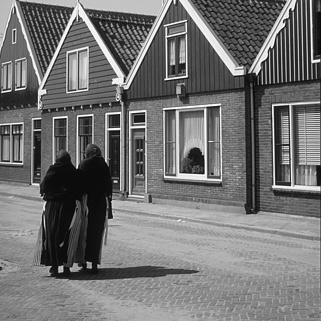
%> input picture Lab02/M-files/i235.png, 321 x 321 px
$ octave main.m   (GNU Octave 9; MATLAB toolbox functions it lacks are replaced by stand-ins)
%> lines starting %> are read from the running program, lines starting %| are printed output that depends on the picture
### Lab02/M-files/noiseGauss.m
%% Gaussian noise
% Add gaussian noise with given standard deviation (stdDev)

function imgGauss = noiseGauss(srcImg, stdDev)

imgGauss = srcImg + stdDev*randn(size(srcImg));

### Lab02/M-files/noiseSP.m
%% Salt & pepper noise
% Add salt & pepper noise with given noise density (noiseDen)

function imgSP = noiseSP(srcImg, noiseDen)

[row,col] = size(srcImg);
maxv = max(max(srcImg)); % research the maximum value of the matrix
noiseMatrix = full(sprand(row,col,noiseDen));
mask0 = noiseMatrix>0 & noiseMatrix<0.5;
mask1 = noiseMatrix>=0.5; % matlab masking technique
imgSP = srcImg.*(~mask0); % ~mask0 is the negation of mask0
imgSP = imgSP.*(~mask1) + maxv*mask1;

### Lab02/M-files/filterMovingAverage.m
%% Moving average
% Remove the noise by using a moving average

function imgFilterAve = filterMovingAverage(srcImg, sizeK)

K = ones(sizeK)/(sizeK^2); % kernel to make the average between neighborhood pixels
imgFilterAve = conv2(srcImg,K,'same'); % 2D convolution

### Lab02/M-files/filterGauss.m
%% Gaussian filter
% Remove the noise by using a low-pass Gaussian filter

function imgFilterGauss = filterGauss(srcImg, sizeH)

sigma = sizeH/6; % the half of the filter size must be three times the standard deviation
H = fspecial('gaussian', sizeH, sigma); % create a Gaussian filter
figure,imagesc(H),title('Gaussian filter image')
figure,surf(H),title('Gaussian filter surface')
imgFilterGauss = imfilter(srcImg, H); % applying filter to the image

### Lab02/M-files/filterMedian.m
%% Median filter
% Remove the noise by using a median filter

function imgMedianFilter = filterMedian(srcImg, sizeM)

imgMedianFilter = medfilt2(srcImg,[sizeM,sizeM]);

### Lab02/M-files/linearFilters.m
%% Linear filters
%
% Various linear filter trasformation
% Method:
% 1 : Impulse kernel
% 2 : Shifted left kernel
% 3 : Sharpening filter

function [imgFiltered, method] = linearFilters(filterSize, img, method)
switch method
    case 1 % Impulse kernel
        center = floor(filterSize/2);
        Kernel = zeros(filterSize);
        Kernel(center, center) = 1;

    case 2 % Shifted left kernel
        center = floor(filterSize/2);
        Kernel = zeros(filterSize);
        Kernel(center, 1) = 1;

    case 3 % Sharpening filter
        center = floor(filterSize/2);
        Kernel = zeros(filterSize);
        Kernel(center, center) = 2;
        Kernel = Kernel - (ones(filterSize)/(filterSize^2));

    otherwise
        disp('ERROR: Insert method between 1 and 3')
        return

end

% 'same' -> Return the central part of the convolution, which is the same
% size as the image
imgFiltered = conv2 (img, Kernel, 'same');

### Lab02/M-files/main.m
clear all
clc
close all

img = imread('i235.png');
%> img is the input picture: size 321x321 uint8; min 3, max 251, mean 114.8
% img = imread('tree.png');
figure
imagesc(img), colormap gray, title('Original image')
figure
imhist(img,256), title('Original image histogram')
xlabel('Gray scale'), ylabel('Number of pixel')

img = double(img);
%> img: size 321x321 double

% Add gaussian noise with given standard deviation
imgGauss = noiseGauss(img, 20);
figure,imagesc(imgGauss),colormap gray, title('Image with Gaussian noise')
figure, imhist(uint8(imgGauss),256), title('Image histogram with Gaussian noise')
xlabel('Gray scale'), ylabel('Number of pixel')
%> after `ylabel('Number of pixel')`:
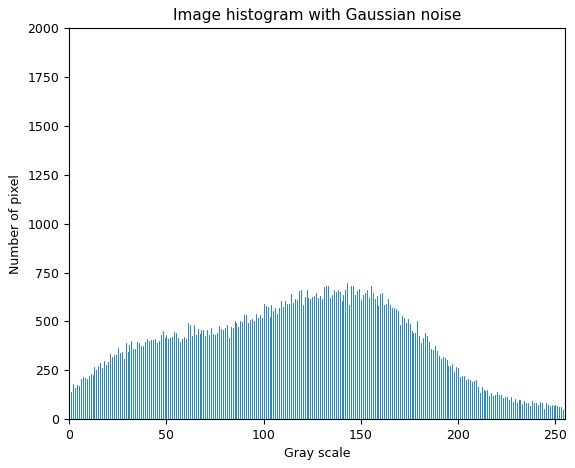
%> figure redrawn from the program's plot data; highest point at x = 0, y = 1996

% Add salt & pepper noise with given noise density
imgSP = noiseSP(img, 0.2);
%> in noiseSP, `maxv = max(max(srcImg));`: maxv = 251
figure,imagesc(imgSP),colormap gray, title('Image with salt & pepper noise')
figure, imhist(uint8(imgSP),256), title('Image histogram with salt & pepper noise')
xlabel('Gray scale'), ylabel('Number of pixel')

% Remove the noise from a image with Gaussian noise by using a moving average
imgFilterAve2 = filterMovingAverage(imgGauss, 3);
figure,imagesc(imgFilterAve2),colormap gray,title('Smoothing by averaging the image with Gaussian noise')
figure, imhist(uint8(imgFilterAve2),256), title('Smoothing by averaging histogram (Gauss)')
xlabel('Gray scale'), ylabel('Number of pixel')

% Remove the noise from a image with salt & pepper noise by using a moving average
imgFilterAve = filterMovingAverage(imgSP, 3);
%> call 2 of filterMovingAverage, with sizeK = 3
%> in filterMovingAverage (call 2), `imgFilterAve = conv2(srcImg,K,'same');`:
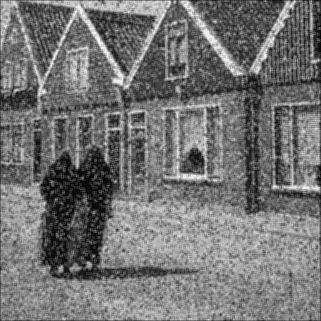
%> imgFilterAve: size 321x321 double; min 5.11, max 246.4, mean 116.4
figure,imagesc(imgFilterAve),colormap gray,title('Smoothing by averaging the image with salt & pepper noise')
figure, imhist(uint8(imgFilterAve),256), title('Smoothing by averaging histogram (salt & pepper)')
xlabel('Gray scale'), ylabel('Number of pixel')

% Remove the noise by using a low-pass Gaussian filter
imgFilterGauss = filterGauss(imgGauss, 7);
figure,imagesc(imgFilterGauss),colormap gray,title('Image with Gaussian filter')
figure, imhist(uint8(imgFilterGauss),256), title('Image with Gaussian filter histogram')
xlabel('Gray scale'), ylabel('Number of pixel')

% Remove the noise by using a median filter
imgMedianFilter = filterMedian(imgSP, 3);
figure,imagesc(imgMedianFilter),colormap gray,title('Non-linear filter')
figure, imhist(uint8(imgMedianFilter),256),title('Non-linear filter histogram')
xlabel('Gray scale'), ylabel('Number of pixel')

% Linear filters
[imgLinearFiltered, method] = linearFilters(7, img, 3);
%> in linearFilters, `imgFiltered = conv2 (img, Kernel, 'same');`:
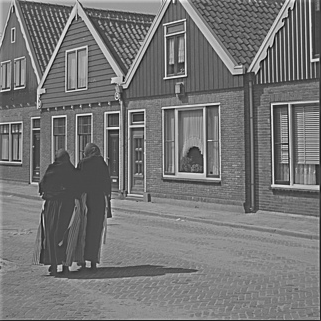
%> imgFiltered: size 321x321 double; min -156.7, max 426.5, mean 114.4; drawn with min black and max white
%> method = 3
figure,imagesc(imgLinearFiltered),colormap gray,title(['Linear filter of method ' num2str(method)])
figure, imhist(uint8(imgLinearFiltered),256),title(['Linear filter histogram of method ' num2str(method)])
xlabel('Gray scale'), ylabel('Number of pixel')

% Mesh of the original image
figure,mesh(img),title('Image without FFT'),
%> after `title('Image without FFT')`:
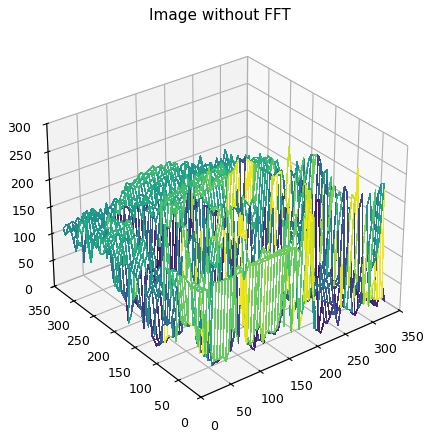
%> figure redrawn from the program's plot data

% Shift the zero frequencies component to center of spectrum of the image
FZ = fftshift(fft2(img));
figure,imagesc(abs(FZ)),colormap gray,title('Image FFT')
figure,mesh(abs(FZ)),title('Image FFT')
%> after `title('Image FFT')`:
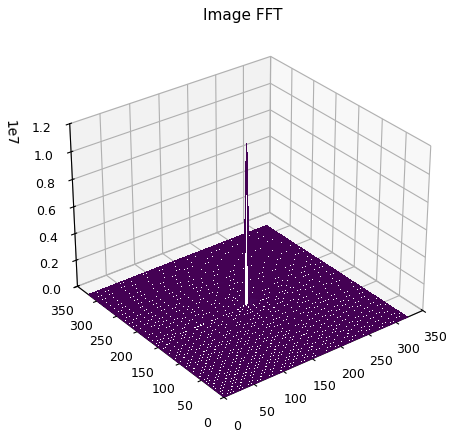
%> figure redrawn from the program's plot data

% Shift the zero frequencies component to center of spectrum of a low-pass
% Gaussian filter (101x101 pixels with sigma = 5).
FH = fspecial('gaussian', 101, 5);
FFZ = fftshift(fft2(FH));
figure,imagesc(abs(FFZ)),colormap gray,title('Gauss FFT')
%> after `title('Gauss FFT')`:
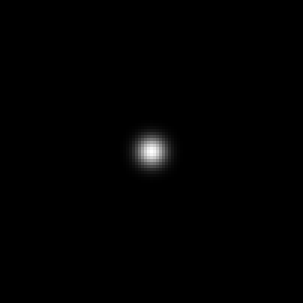
%> displayed picture: size 101x101x3, on the screen's scale of 0 to 255 (shown 3 times larger); min 0, max 255, mean 1.6
figure,mesh(abs(FFZ)),title('Gauss FFT')
%> after `title('Gauss FFT')`:
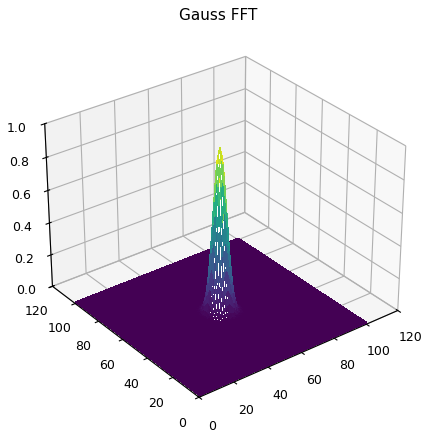
%> figure redrawn from the program's plot data
